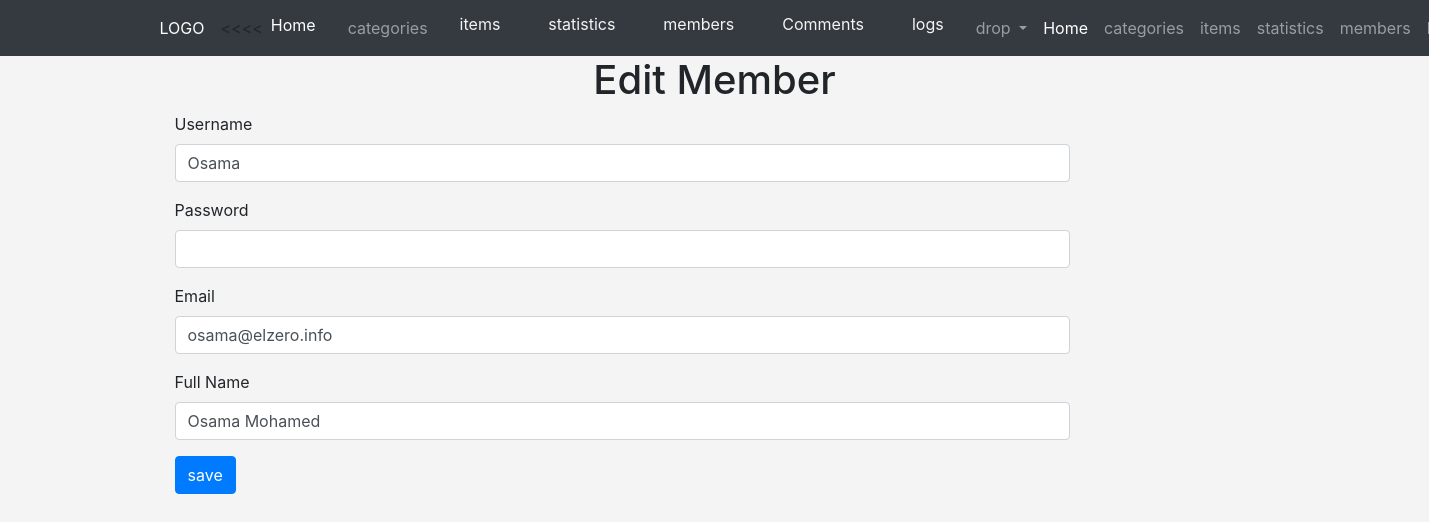
Page /admin/members.php?do=edit&userid=1 (signed in) on the committed database.
### tables this page shows
CREATE TABLE `users` (
 `UserID` INT(11) NOT NULL AUTO_INCREMENT COMMENT 'To Identify User' ,
 `Username` VARCHAR(255) NOT NULL COMMENT 'Username To Login' ,
 `Password` VARCHAR(255) NOT NULL COMMENT 'Password To Login' ,
 `Email` VARCHAR(255) NOT NULL ,
 `FullName` VARCHAR(255) NOT NULL ,
 `GroupID` INT(11) NOT NULL DEFAULT '0' COMMENT 'Identify User Group' ,
 `TrustStatus` INT(11) NOT NULL DEFAULT '0' COMMENT 'Seller Rank' ,
 `RegStatus` INT(11) NOT NULL DEFAULT '0' COMMENT 'User Approval' ,
 PRIMARY KEY (`UserID`)
 );

### admin/includes/languages/english.php (called while the page is built)
<?php
function lang ($phrase){
    static $lang = array(
        'home_admin'  =>'Home',
        'categories'  =>'categories',
        'dropdown'    =>'drop',
        'ITEMS'       =>'items',
        'STATISTICS'  =>'statistics',
        'MEMBERS'     =>'members',
        'COMMENTS'    =>'Comments',
        'LOGS'        =>'logs',
    );
    return $lang[$phrase];
}

### admin/members.php (the view, shortened to what this page needs)
<?php
if(isset($_SESSION['Username'])){
 include 'init.php';
 $do = isset($_GET['do']) ? $_GET['do'] : 'manage';
 if ($do == 'manage'){
 }elseif($do =='edit'){
    $userid = isset($_GET['userid']) && is_numeric($_GET['userid']) ? intval($_GET['userid']) : 0;
    $stmt = $con->prepare("SELECT * FROM users where UserID = ? LIMIT 1");
     $stmt->execute(array($userid));
     $row = $stmt->fetch();
     if($stmt->rowCount() > 0){
    ?>
    <h1 class="text-center">Edit Member</h1>
    <div class="container">
        <form class="form-horizontal">
            <div class="form-group">
                <label class="col-sm-2 control-label">Username </label>
                <div class="col-sm-10">
                <input type="text" name="username" class="form-control" value="<?php echo $row['Username'] ?>" autocomplete="off"/>
                </div>
            </div>
            <div class="form-group">
                <label class="col-sm-2 control-label">Password </label>
                <div class="col-sm-10">
                <input type="password" name="password" class="form-control" autocomplete="new-password"/>
                </div>
            </div>
            <div class="form-group">
                <label class="col-sm-2 control-label">Email </label>
                <div class="col-sm-10">
                <input type="email" name="email" class="form-control" value="<?php echo $row['Email'] ?>" />
                </div>
            </div>
            <div class="form-group">
                <label class="col-sm-2 control-label">Full Name </label>
                <div class="col-sm-10">
                <input type="text" name="full" value="<?php echo $row['FullName'] ?>" class="form-control" />
                </div>
            </div>
            <div class="form-group">
                <div class="col-sm-offset-2 col-sm-10">
                <input type="submit" value="save" class="btn btn-primary" />
                </div>
            </div>
        </form>
    </div>
<?php
} else {
    echo 'there is no such id';
}
}
 include 'includes/templates/footer.php';
}else{
    header('location:index.php');
    exit();
}
?>

### admin/includes/templates/header.php (shortened to what this page needs)
<!DOCTYPE html>
<html>
<head>
    <link rel="stylesheet" href="<?php echo $css; ?>jquery-ui.min.css">
    <link rel="stylesheet" href="<?php echo $css; ?>bootstrap.min.css">
    <link rel="stylesheet" href="<?php echo $css; ?>fontawesome.min.css">
    <link rel="stylesheet" href="<?php echo $css; ?>/backend.css">
    <link rel="stylesheet" href="<?php echo $css; ?>backend.css">
    <link rel="stylesheet" href="<?php echo $css; ?>all.min.css">
</head>
<body>

### admin/init.php (shortened to what this page needs)
<?php
$tpl = 'includes/templates/';
$css = 'layout/css/';
$lan= 'includes/languages/';
include $lan.'english.php';
include $tpl.'header.php';
if(!isset($noNavbar)){
  include $tpl.'navbar.php';
}

### admin/includes/templates/navbar.php (shortened to what this page needs)
<nav class="navbar navbar-expand-lg bg-dark navbar-dark">
  <div class="container">
    <a class="navbar-brand" href="#">LOGO</a>
<<<<
  <div class="collapse navbar-collapse" id="navbarSupportedContent">
    <ul class="navbar-nav mr-auto">
      <li class="nav-item active">
        <a class="nav-link navbar-brand" href="#"><?php echo lang('home_admin')?> <span class="sr-only">(current)</span></a>
      </li>
      <li class="nav-item">
        <a class="nav-link" href="#"><?php echo lang('categories')?></a>
      </li>
      <li ><a class="dropdown-item" href="#"><?php echo lang('ITEMS')?></a></li>
      <li ><a class="dropdown-item" href="#"> <?php echo lang('STATISTICS')?></a></li>
      <li ><a class="dropdown-item" href="#"> <?php echo lang('MEMBERS')?></a></li>
      <li><a class="dropdown-item" href="comments.php"> <?php echo lang('COMMENTS')?></a></li>
      <li><a class="dropdown-item" href="#"> <?php echo lang('LOGS')?></a></li>
      <li class="nav-item dropdown">
        <a class="nav-link dropdown-toggle" href="#" id="navbarDropdown" role="button" data-toggle="dropdown" aria-haspopup="true" aria-expanded="false">
        <?php echo lang('dropdown')?>
        </a>
      </li>
    </ul>
    <div class="collapse navbar-collapse" id="navbarSupportedContent">
      <ul class="navbar-nav mr-auto">
        <li class="nav-item">
          <a class="nav-link active" href="dashboard.php"><?php echo lang('home_admin')?>
          </a>
        </li>
        <li class="nav-item">
          <a class="nav-link" href="#"><?php echo lang('categories')?></a>
        </li>
        <li class="nav-item">
          <a class="nav-link" href="#"><?php echo lang('ITEMS')?></a>
        </li>
        <li class="nav-item">
          <a class="nav-link" href="#"><?php echo lang('STATISTICS')?></a>
        </li>
        <li class="nav-item">
          <a class="nav-link" href="members.php"><?php echo lang('MEMBERS')?></a>
        </li>
        <li class="nav-item">
          <a class="nav-link" href="#"><?php echo lang('LOGS')?></a>
        </li>
      </ul>
    </div>
  </div>
</nav>
<?php
    include $tpl.'footer.php';
?>

### admin/includes/templates/footer.php (shortened to what this page needs)
</body>
</html>

### admin/layout/css/backend.css (style rules this page uses)
body { background-color: #f4f4f4; font-size:16px; }
.navbar { border-radius: 0; margin-bottom: 0; }
.navbar-brand { font-size: 1em; }
.dropdown-item { color: #f4f4f4; }

### rows in the picture
users: username "Osama", email "osama@elzero.info", full "Osama Mohamed"

### other values in the picture
lang('home_admin') "Home"
lang('categories') "categories"
lang('ITEMS') "items"
lang('STATISTICS') "statistics"
lang('MEMBERS') "members"
lang('COMMENTS') "Comments"
lang('LOGS') "logs"
lang('dropdown') "drop"
